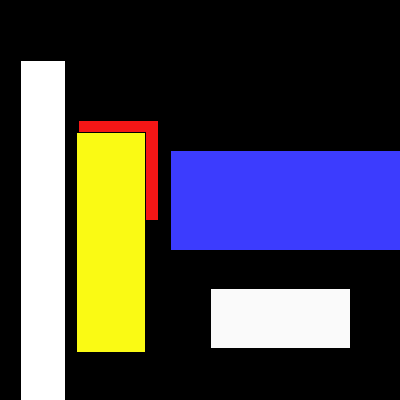
Frame 1 (no input)
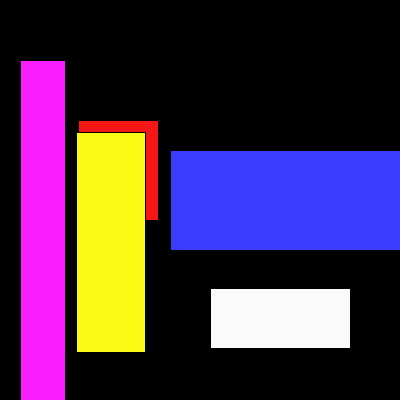
Frame 60 (the mouse pressed at the canvas centre just before this capture)
Frame 120 (the mouse held since frame 60 and released just before this capture): identical to frame 60, image omitted

The Processing sketch that drew these frames (run headless with seeded random() and noise(); from frame 60 on, the mouse is pressed at the canvas centre):

// Processing sketch: processing_16559
// ── processing_16559.pde

void setup() {
  size(400, 400);
}
void draw() {
  background(0);
  smooth();
   rect(20, 60, 45, 900);
   fill(245, 22, 22);
   
   rect(78, 120, 80, 100);
   
   fill(250, 250, 250);
   
   rect(210, 288, 140, 60);
   
   fill(60, 60, 254);
   
   rect(170, 150, 250, 100);
   
   fill(250, 250, 20);
   
   rect(76, 132, 69, 220);
   
   fill(250, 30, 300);
}
